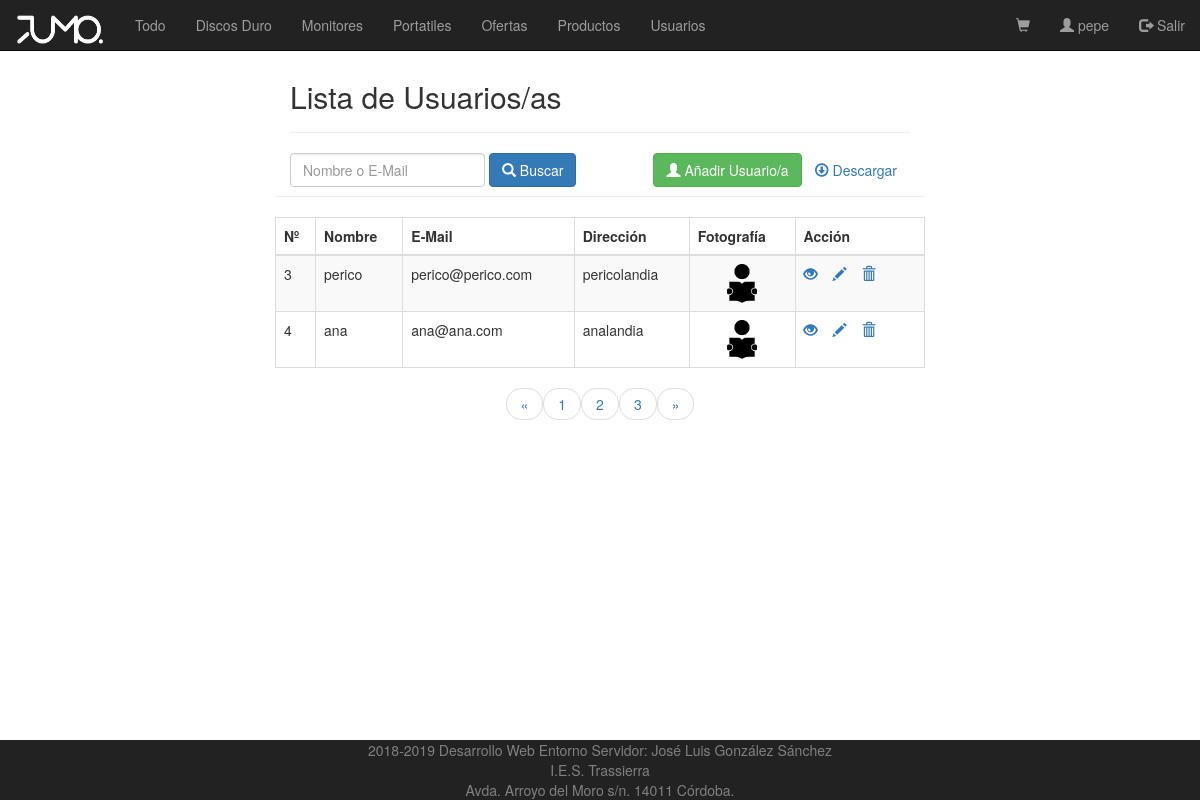
The page /vistas/admin_listado_usuarios.php?limit=2&page=2 (signed in) on the database its author committed.
### tables this page shows
CREATE TABLE IF NOT EXISTS `usuarios` (
  `ID` int(11) NOT NULL AUTO_INCREMENT,
  `NOMBRE` varchar(100) NOT NULL DEFAULT '',
  `PASS` varchar(100) NOT NULL,
  `EMAIL` varchar(100) NOT NULL,
  `DIRECCION` varchar(100) NOT NULL,
  `FOTO` varchar(100) NOT NULL,
  `ADMIN` tinyint(1) NOT NULL DEFAULT '0',
  PRIMARY KEY (`ID`)
);

### controladores/ControladorUsuario.php (called while the page is built, shortened)
<?php
require_once MODEL_PATH . "Usuario.php";
require_once CONTROLLER_PATH . "ControladorBD.php";
class ControladorUsuario {
    static private $instancia = null;
    public static function getControlador() {
        if (self::$instancia == null) {
            self::$instancia = new ControladorUsuario();
        }
        return self::$instancia;
    }
    public function buscarUsuarioID($id) {
        $bd = ControladorBD::getControlador();
        $bd->abrirBD();
        $consulta = "select * from usuarios where ID = '" . $id ."'";
        $filas = $bd->consultarBD($consulta);
        if ($filas->rowCount() > 0) {
            while ($fila = $filas->fetch()) {
                $usuario = new Usuario($fila['ID'], $fila['NOMBRE'], $fila['PASS'], $fila['EMAIL'], $fila['DIRECCION'], $fila['FOTO'], $fila['ADMIN']);
            }
            return $usuario;
        } else {
            return null;
        }
    }
 public function getConsultaListado($nombre, $email){
     return "select * from usuarios where nombre like '%".$nombre."%' or email like '%".$email."%'";
 }
}

### controladores/ControladorBD.php (called while the page is built, shortened)
<?php
class ControladorBD {
    private $servername = "localhost";
    private $username = "root";
    private $password = "";
    private $dbname = "tienda";
    private $bd;
    static private $instancia = null;
    public static function getControlador() {
        if (self::$instancia == null) {
            self::$instancia = new ControladorBD();
        }
        return self::$instancia;
    }
    public function abrirBD() {
        try {
            $this->bd = new PDO("mysql:host=$this->servername;dbname=$this->dbname", $this->username, $this->password);
            $this->bd->setAttribute(PDO::ATTR_ERRMODE, PDO::ERRMODE_EXCEPTION);
        } catch (PDOException $e) {
            die("conexión fallida " . $e->getMessage());
        }
    }
    public function cerrarBD() {
        $this->bd = null;
    }
    public function consultarBD($consulta) {
        if ($this->rs = $this->bd->query($consulta)) {
            return $this->rs;
        } else {
            echo "ERROR: No se puede ejecutar consulta $consulta. " . $this->bd->error;
        }
    }
}

### modelos/Usuario.php (called while the page is built, shortened)
<?php
class Usuario implements Serializable {
    private $id;
    private $nombre;
    private $email;
    private $direccion;
    private $foto;
    private $admin;
    public function __construct($id, $nombre, $pass, $email, $direccion, $foto, $admin) {
        $this->id = $id;
        $this->nombre = $nombre;
        $this->email = $email;
        $this->direccion = $direccion;
        $this->foto = $foto;
        $this->admin = $admin;
    }
    function getId() {
        return $this->id;
    }
    function getNombre() {
        return $this->nombre;
    }
    function getEmail() {
        return $this->email;
    }
    function getFoto() {
        return $this->foto;
    }
    function getDireccion() {
        return $this->direccion;
    }
    function getAdmin() {
        return $this->admin;
    }
}

### vistas/admin_listado_usuarios.php (the view, shortened to what this page needs)
<?php
require_once CONTROLLER_PATH . "ControladorUsuario.php";
require_once CONTROLLER_PATH . "Paginador.php";
require_once VIEW_PATH."cabecera.php";
require_once VIEW_PATH."navbar.php";
?>
<div class="wrapper">
    <div class="container-fluid">
        <div class="row">
            <div class="col-md-12">
                <div class="page-header clearfix">
                    <h2 class="pull-left">Lista de Usuarios/as</h2>
                </div>
                <form class="form-inline" action="<?php echo htmlspecialchars($_SERVER["PHP_SELF"]); ?>" method="post">
                    <div class="form-group mx-sm-5 mb-2">
                        <input type="text" class="form-control" id="buscar" name="usuario" placeholder="Nombre o E-Mail">
                    </div>
                    <button type="submit" class="btn btn-primary mb-2"> <span class="glyphicon glyphicon-search"></span>  Buscar</button>
                    <a href="/tienda/utilidades/descargar_usuarios.php" class="btn pull-right" target="_blank"><span class="glyphicon glyphicon-download"></span>  Descargar</a>
                    <a href="admin_crear_usuarios.php" class="btn btn-success pull-right"><span class="glyphicon glyphicon-user"></span>  Añadir Usuario/a</a>
                </form>
            </div>
            <div class="page-header clearfix">
            </div>
            <?php
            if (!isset($_POST["usuario"])) {
                $nombre = "";
                $email = "";
            } else {
                $nombre = $_POST["usuario"];
                $email = $_POST["usuario"];
            }
            $controlador = ControladorUsuario::getControlador();
            $pagina = ( isset($_GET['page']) ) ? $_GET['page'] : 1;
            $enlaces = ( isset($_GET['enlaces']) ) ? $_GET['enlaces'] : 10;
            $consulta = $controlador->getConsultaListado($nombre, $email);
            $limite = 2;
            $paginador  = new Paginador($consulta, $limite);
            $resultados = $paginador->getDatos($pagina);
            if (count( $resultados->datos)>0) {
                echo "<table class='table table-bordered table-striped'>";
                echo "<thead>";
                echo "<tr>";
                echo "<th>Nº</th>";
                echo "<th>Nombre</th>";
                echo "<th>E-Mail</th>";
                echo "<th>Dirección</th>";
                echo "<th>Fotografía</th>";
                echo "<th>Acción</th>";
                echo "</tr>";
                echo "</thead>";
                echo "<tbody>";
                foreach($resultados->datos as $dato){
                    $usuario = new Usuario($dato["ID"], $dato["NOMBRE"], $dato["PASS"], $dato["EMAIL"], $dato["DIRECCION"], $dato["FOTO"], $dato["ADMIN"]);
                    echo "<tr>";
                    echo "<td>" . $usuario->getId() . "</td>";
                    echo "<td>" . utf8_encode($usuario->getNombre()) . "</td>";
                    echo "<td>" . $usuario->getEmail() . "</td>";
                    echo "<td>" . $usuario->getDireccion() . "</td>";
                    echo "<td> <div class='text-center'>";
                    echo "<img src='".PICTURE_PATH.$usuario->getFoto()."' class='rounded' class='img-thumbnail' width='30' height='auto'>";
                    echo "</div>";
                    echo "</td>";
                    echo "<td>";
                    echo "<a href='admin_leer_usuarios.php?id=" . base64_encode($usuario->getId()) . "' title='Ver Usuario/a' data-toggle='tooltip'><span class='glyphicon glyphicon-eye-open'></span></a>";
                    echo "<a href='admin_actualizar_usuarios.php?id=" . base64_encode($usuario->getId()) . "' title='Actualizar Usuario/a' data-toggle='tooltip'><span class='glyphicon glyphicon-pencil'></span></a>";
                    echo "<a href='admin_borrar_usuarios.php?id=" . base64_encode($usuario->getId()) . "' title='Borar Usuario/a' data-toggle='tooltip'><span class='glyphicon glyphicon-trash'></span></a>";
                    echo "</td>";
                    echo "</tr>";
                }
                echo "</tbody>";
                echo "</table>";
                echo "<ul class='pager'>";
                echo $paginador->crearLinks($enlaces);
                echo "</ul>";
            } else {
                echo "<p class='lead'><em>No se ha encontrado datos de usuarios/as.</em></p>";
            }
            ?>
        </div>
    </div>
</div>
<?php require_once VIEW_PATH."pie.php"; ?>

### vistas/navbar.php (shortened to what this page needs)
<?php
require_once CONTROLLER_PATH . "ControladorUsuario.php";
require_once CONTROLLER_PATH . "ControladorCarrito.php";
if(isset($_SESSION['USUARIO'])){
    $contUsuario = ControladorUsuario::getControlador();
    $id = base64_decode($_SESSION['USUARIO']);
    $usuario = $contUsuario->buscarUsuarioID($id);
} else{
    $usuario = new Usuario(-1, "", "", "", "", "", -1);
}
$itemsCarrito = 0;
echo "<nav class='navbar navbar-inverse navbar-fixed-top'>";
  echo "<div class='container-fluid'>";
    echo "<div class='navbar-header'>";
        echo "<a class='navbar-brand' href='/tienda/index.php'>";
            echo "<span id='foo'>";
                echo "<img src='/tienda/imagenes/logo.png' height='30' width='90' alt='logo'/>";
            echo "</span>";
        echo "</a>";
    echo "</div>";
     echo "<ul class='nav navbar-nav'>";
    if($usuario->getAdmin()<=1){
      echo "<li><a href='principal.php?tipo=Todo'>Todo</a></li>";
      echo "<li><a href='principal.php?tipo=DiscoDuro'>Discos Duro</a></li>";
      echo "<li><a href='principal.php?tipo=Monitores'>Monitores</a></li>";
      echo "<li><a href='principal.php?tipo=Portatiles'>Portatiles</a></li>";
      echo "<li><a href='principal.php?tipo=Ofertas'>Ofertas</a></li>";
    }if($usuario->getAdmin()==1) {
      echo "<li><a href='admin_listado_productos.php'>Productos</a></li>";
      echo "<li><a href='admin_listado_usuarios.php'>Usuarios</a></li>";
    }
    echo "</ul>";
    echo "<ul class='nav navbar-nav navbar-right'>";
      if($usuario->getAdmin()>=0){
        if($itemsCarrito>0){
            echo "<li><a id='carrito' href='carrito_compra.php'><span class='glyphicon glyphicon-shopping-cart'></span><font color='darksalmon'> ".$itemsCarrito."</font></a></li>";
        }else{
            echo "<li><a id='carrito' href='carrito_compra.php'><span class='glyphicon glyphicon-shopping-cart'></span>  </a></li>";
        }
        echo "<li><a href='ficha.php?id=" .  base64_encode($usuario->getId()) . "''><span class='glyphicon glyphicon-user'></span>  ".$usuario->getNombre()."</a></li>";
        echo "<li><a href='salir.php'><span class='glyphicon glyphicon-log-out'></span> Salir</a></li>";
      }else if($usuario->getAdmin()==-1){
        echo "<li><a href='registro.php'><span class='glyphicon glyphicon-user'></span> Registrarse</a></li>";
        echo "<li><a href='identificacion.php'><span class='glyphicon glyphicon-log-in'></span> Identificarse</a></li>";
      }
    echo "</ul>";
  echo "</div>";
echo "</nav>";
echo "<br><br>";
?>

### vistas/cabecera.php (style rules this page uses)
.wrapper { width: 650px; margin: 0 auto; }
.page-header h2 { margin-top: 0; }
table tr td:last-child a { margin-right: 15px; }

### rows shown on the page
usuarios: NOMBRE "pepe"
usuarios: ID "3", NOMBRE "perico", EMAIL "perico@perico.com", DIRECCION "pericolandia", FOTO (picture)
usuarios: ID "4", NOMBRE "ana", EMAIL "ana@ana.com", DIRECCION "analandia", FOTO (picture)
